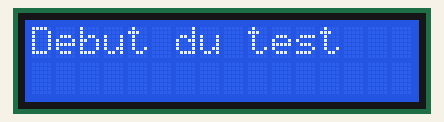
The sketch below on a simulated Arduino Uno, built with avr-gcc and run on an emulated ATmega328P. Parts: 16×2 character LCD.

Above: at 0.1 s.
At 2.3 s:
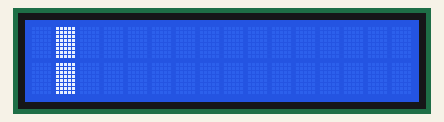
At 2.9 s:
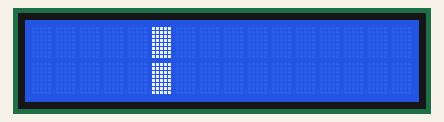
At 3.5 s:
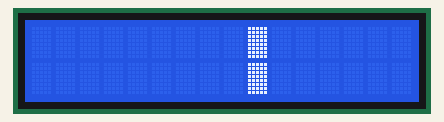
At 4.0 s:
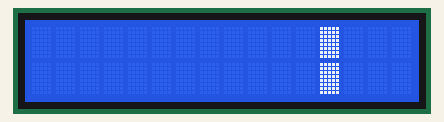
At 4.6 s:
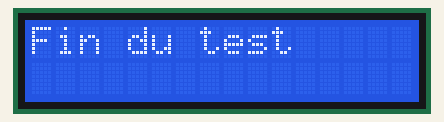

Measured:
- what the display in image 5 shows lasts 2.0 s, from 4.5 s to 6.5 s

The sketch:

test__crant.ino
```cpp
#include <LiquidCrystal.h>

const int rs = 12, en = 11, d4 = 5, d5 = 4, d6 = 3, d7 = 2;
LiquidCrystal lcd(rs, en, d4, d5, d6, d7);

// Caractère personnalisé : bloc plein (tous les pixels allumés)
byte blocPlein[8] = {
  0b11111,
  0b11111,
  0b11111,
  0b11111,
  0b11111,
  0b11111,
  0b11111,
  0b11111
};

void setup() {
  lcd.begin(16, 2);
  lcd.createChar(0, blocPlein); // enregistre le bloc plein en position 0

  testEcran();
}

void loop() {
  // ne fait rien, le test tourne une fois au démarrage
  // (tu peux appeler testEcran() ici si tu veux qu'il se répète en boucle)
}

void testEcran() {
  // --- Message de début ---
  lcd.clear();
  lcd.setCursor(0, 0);
  lcd.print("Debut du test");
  delay(2000);
  lcd.clear();

  // --- Bande pleine hauteur qui défile colonne par colonne ---
  for (int col = 0; col < 16; col++) {
    lcd.clear();
    lcd.setCursor(col, 0);
    lcd.write(byte(0)); // ligne du haut
    lcd.setCursor(col, 1);
    lcd.write(byte(0)); // ligne du bas
    delay(150);
  }

  // --- Message de fin ---
  lcd.clear();
  lcd.setCursor(0, 0);
  lcd.print("Fin du test");
  delay(2000);
  lcd.clear();
}
```
